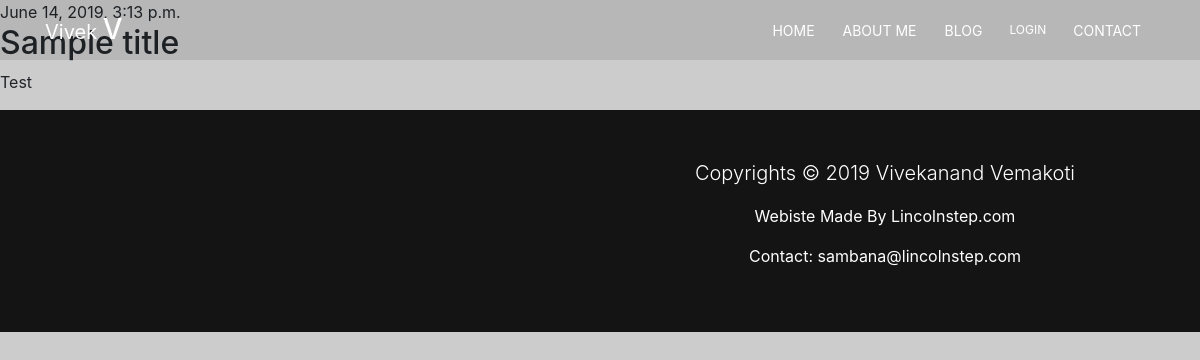
Screenshot of /post/3/ with the database file from the repository.
### blog/models.py (models this page shows, shortened)
class Post(models.Model):
    author = models.ForeignKey(settings.AUTH_USER_MODEL, on_delete=models.CASCADE)
    title = models.CharField(max_length=200)
    text = RichTextField()
    created_date = models.DateTimeField(default=timezone.now)
    published_date = models.DateTimeField(blank=True, null=True)
    image = models.ImageField(upload_to='blog_images',validators=[FileExtensionValidator(['jpg','gif','png'])],blank=True)

### blog/views.py (the view)
# urls.py: path('post/<int:pk>/', views.post_detail, name='post_detail'),
def post_detail(request, pk):
    post = get_object_or_404(Post, pk=pk)
    return render(request, 'blog/post_detail.html', {'post': post})

### blog/templates/blog/post_detail.html
{% extends 'blog/base.html' %}
{% block content %}
    <div class="post">
        {% if post.published_date %}
            <div class="date">
                {{ post.published_date }}
            </div>
        {% endif %}
        <h2>{{ post.title }}</h2>
        <p>{{ post.text|linebreaksbr }}</p>
    </div>
{% endblock %}

### blog/static/css/style.css (style rules this page uses)
@media (min-width:200px) { body { overflow-x: hidden; } }
@media (min-width: 576px) { body { overflow-x: hidden; } }
@media (min-width:768px) { body { overflow-x: hidden; } }
@media (min-width:992px) { body { overflow-x: hidden; } }
@media (min-width:1200px) { body { overflow-x: hidden; } }

### rows the page displays
Post: published_date "June 14, 2019, 3:13 p.m.", title "Sample title", text "Test"
